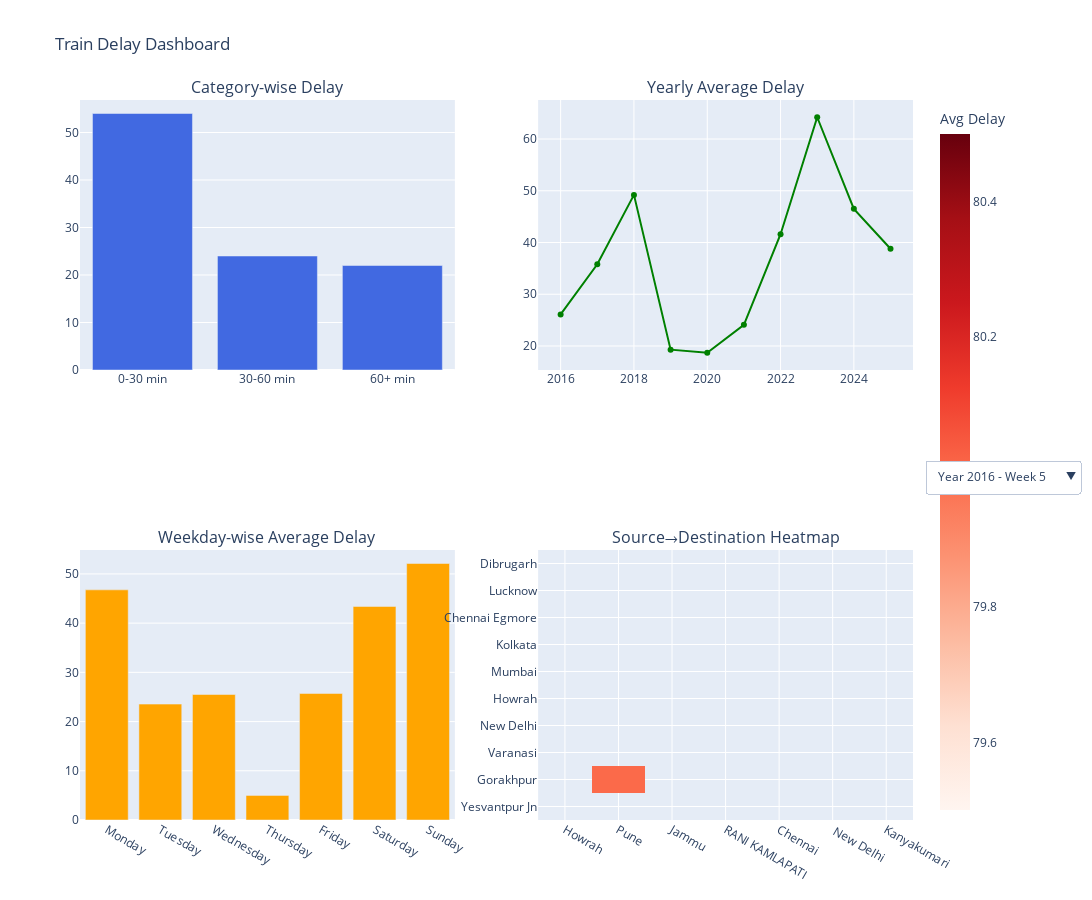

The cell this chart's notebook holds for it:
### Code cell
import pandas as pd
import plotly.graph_objects as go
import plotly.express as px
from plotly.subplots import make_subplots

# -----------------------------
# 1️⃣ Prepare Data
# -----------------------------
df['Date'] = pd.to_datetime(df['Date'])
df['Year'] = df['Date'].dt.year
df['Week'] = df['Date'].dt.isocalendar().week
df['Weekday'] = df['Date'].dt.day_name()

# Delay Categories
bins = [0, 30, 60, df['Calc_delay_min'].max()+1]
labels = ['0-30 min', '30-60 min', '60+ min']
df['Delay_category'] = pd.cut(df['Calc_delay_min'], bins=bins, labels=labels, right=False)

# Top 10 Sources & Destinations overall
top_sources = df.groupby('Source')['Calc_delay_min'].mean().sort_values(ascending=False).head(10).index
top_destinations = df.groupby('Destination')['Calc_delay_min'].mean().sort_values(ascending=False).head(10).index
df_filtered = df[df['Source'].isin(top_sources) & df['Destination'].isin(top_destinations)]

# -----------------------------
# 2️⃣ Prepare Subplots (2x2)
# -----------------------------
fig = make_subplots(
    rows=2, cols=2,
    subplot_titles=("Category-wise Delay", "Yearly Average Delay", "Weekday-wise Average Delay", "Source→Destination Heatmap"),
    specs=[[{"type": "bar"}, {"type": "scatter"}],
           [{"type": "bar"}, {"type": "heatmap"}]]
)

# -----------------------------
# 3️⃣ Category-wise Delay
# -----------------------------
cat_counts = df['Delay_category'].value_counts().sort_index()
fig.add_trace(go.Bar(x=cat_counts.index, y=cat_counts.values, marker_color='royalblue'), row=1, col=1)

# -----------------------------
# 4️⃣ Yearly Trend
# -----------------------------
year_avg = df.groupby('Year')['Calc_delay_min'].mean()
fig.add_trace(go.Scatter(x=year_avg.index, y=year_avg.values, mode='lines+markers', line=dict(color='green')), row=1, col=2)

# -----------------------------
# 5️⃣ Weekday Trend
# -----------------------------
weekday_avg = df.groupby('Weekday')['Calc_delay_min'].mean().reindex(['Monday','Tuesday','Wednesday','Thursday','Friday','Saturday','Sunday'])
fig.add_trace(go.Bar(x=weekday_avg.index, y=weekday_avg.values, marker_color='orange'), row=2, col=1)

# -----------------------------
# 6️⃣ Source→Destination Heatmap (First Year-Week)
# -----------------------------
year_week_combos = sorted(df_filtered[['Year','Week']].drop_duplicates().values.tolist())
first_year, first_week = year_week_combos[0]

pivot = df_filtered[(df_filtered['Year']==first_year) & (df_filtered['Week']==first_week)].pivot_table(
    values='Calc_delay_min', index='Source', columns='Destination', aggfunc='mean'
).reindex(index=top_sources, columns=top_destinations)

heatmap = go.Heatmap(z=pivot.values, x=pivot.columns, y=pivot.index, colorscale='Reds', colorbar=dict(title="Avg Delay"))
fig.add_trace(heatmap, row=2, col=2)

# -----------------------------
# 7️⃣ Update Layout
# -----------------------------
fig.update_layout(height=900, width=1200, showlegend=False, title_text="Train Delay Dashboard")

# -----------------------------
# 8️⃣ Year-Week Dropdown for Heatmap
# -----------------------------
heatmap_buttons = []
for i, (year, week) in enumerate(year_week_combos):
    pivot = df_filtered[(df_filtered['Year']==year) & (df_filtered['Week']==week)].pivot_table(
        values='Calc_delay_min', index='Source', columns='Destination', aggfunc='mean'
    ).reindex(index=top_sources, columns=top_destinations)
    
    heatmap_buttons.append(dict(
        label=f"Year {year} - Week {week}",
        method="restyle",
        args=[{"z": [pivot.values]}, [3]],  # Heatmap trace index = 3 (4th trace)
    ))

fig.update_layout(
    updatemenus=[dict(active=0, buttons=heatmap_buttons, x=1.2, y=0.5)]
)

fig.show()

### Figure 1 — Plotly figure (JSON) as saved in the notebook; plotly's stock layout.template omitted (floating-point values rounded to 4 significant figures)
{"data": [{"marker": {"color": "royalblue"}, "type": "bar", "x": ["0-30 min", "30-60 min", "60+ min"], "xaxis": "x", "y": [54, 24, 22], "yaxis": "y"}, {"line": {"color": "green"}, "mode": "lines+markers", "type": "scatter", "x": [2016, 2017, 2018, 2019, 2020, 2021, 2022, 2023, 2024, 2025], "xaxis": "x2", "y": [26.1, 35.8, 49.2, 19.3, 18.7, 24.1, 41.6, 64.2, 46.5, 38.8], "yaxis": "y2"}, {"marker": {"color": "orange"}, "type": "bar", "x": ["Monday", "Tuesday", "Wednesday", "Thursday", "Friday", "Saturday", "Sunday"], "xaxis": "x3", "y": [46.76, 23.55, 25.5, 5.0, 25.71, 43.38, 52.12], "yaxis": "y3"}, {"colorbar": {"title": {"text": "Avg Delay"}}, "colorscale": [[0, "rgb(255,245,240)"], [0.125, "rgb(254,224,210)"], [0.25, "rgb(252,187,161)"], [0.375, "rgb(252,146,114)"], [0.5, "rgb(251,106,74)"], [0.625, "rgb(239,59,44)"], [0.75, "rgb(203,24,29)"], [0.875, "rgb(165,15,21)"], [1, "rgb(103,0,13)"]], "type": "heatmap", "x": ["Howrah", "Pune", "Jammu", "RANI KAMLAPATI ", "Chennai ", " New Delhi", "Kanyakumari"], "xaxis": "x4", "y": ["Yesvantpur Jn", "Gorakhpur", "Varanasi", " New Delhi", "Howrah", "Mumbai", " Kolkata", "Chennai Egmore", "Lucknow", "Dibrugarh"], "yaxis": "y4", "z": [[NaN, NaN, NaN, NaN, NaN, NaN, NaN], [NaN, 80.0, NaN, NaN, NaN, NaN, NaN], [NaN, NaN, NaN, NaN, NaN, NaN, NaN], [NaN, NaN, NaN, NaN, NaN, NaN, NaN], [NaN, NaN, NaN, NaN, NaN, NaN, NaN], [NaN, NaN, NaN, NaN, NaN, NaN, NaN], [NaN, NaN, NaN, NaN, NaN, NaN, NaN], [NaN, NaN, NaN, NaN, NaN, NaN, NaN], [NaN, NaN, NaN, NaN, NaN, NaN, NaN], [NaN, NaN, NaN, NaN, NaN, NaN, NaN]]}], "layout": {"annotations": [{"font": {"size": 16}, "showarrow": false, "text": "Category-wise Delay", "x": 0.225, "xanchor": "center", "xref": "paper", "y": 1, "yanchor": "bottom", "yref": "paper"}, {"font": {"size": 16}, "showarrow": false, "text": "Yearly Average Delay", "x": 0.775, "xanchor": "center", "xref": "paper", "y": 1, "yanchor": "bottom", "yref": "paper"}, {"font": {"size": 16}, "showarrow": false, "text": "Weekday-wise Average Delay", "x": 0.225, "xanchor": "center", "xref": "paper", "y": 0.375, "yanchor": "bottom", "yref": "paper"}, {"font": {"size": 16}, "showarrow": false, "text": "Source→Destination Heatmap", "x": 0.775, "xanchor": "center", "xref": "paper", "y": 0.375, "yanchor": "bottom", "yref": "paper"}], "height": 900, "showlegend": false, "title": {"text": "Train Delay Dashboard"}, "updatemenus": [{"active": 0, "buttons": [{"args": [{"z": [[[null, null, null, null, null, null, null], [null, 80, null, null, null, null, null], [null, null, null, null, null, null, null], [null, null, null, null, null, null, null], [null, null, null, null, null, null, null], [null, null, null, null, null, null, null], [null, null, null, null, null, null, null], [null, null, null, null, null, null, null], [null, null, null, null, null, null, null], [null, null, null, null, null, null, null]]]}, [3]], "label": "Year 2016 - Week 5", "method": "restyle"}, {"args": [{"z": [[[30, null, null, null, null, null, null], [null, null, null, null, null, null, null], [null, null, 75, null, null, null, null], [null, null, null, 10, null, null, null], [null, null, null, null, null, 20, null], [null, null, null, null, 20, null, null], [null, null, null, null, null, 20, null], [null, null, null, null, null, null, 0], [null, null, null, null, null, 1, null], [null, null, null, null, null, null, 5]]]}, [3]], "label": "Year 2016 - Week 53", "method": "restyle"}, {"args": [{"z": [[[null, null, null, null, null, null, null], [null, 45, null, null, null, null, null], [null, null, null, null, null, null, null], [null, null, null, null, null, null, null], [null, null, null, null, null, null, null], [null, null, null, null, null, null, null], [null, null, null, null, null, null, null], [null, null, null, null, null, null, null], [null, null, null, null, null, null, null], [null, null, null, null, null, null, null]]]}, [3]], "label": "Year 2017 - Week 26", "method": "restyle"}, {"args": [{"z": [[[9, null, null, null, null, null, null], [null, null, null, null, null, null, null], [null, null, 20, null, null, null, null], [null, null, null, 70, null, null, null], [null, null, null, null, null, 40, null], [null, null, null, null, 45, null, null], [null, null, null, null, null, 60, null], [null, null, null, null, null, null, 20], [null, null, null, null, null, 14, null], [null, null, null, null, null, null, 35]]]}, [3]], "label": "Year 2017 - Week 52", "method": "restyle"}, {"args": [{"z": [[[14, null, null, null, null, null, null], [null, null, null, null, null, null, null], [null, null, 90, null, null, null, null], [null, null, null, 130, null, null, null], [null, null, null, null, null, 70, null], [null, null, null, null, 10, null, null], [null, null, null, null, null, 5, null], [null, null, null, null, null, null, 40], [null, null, null, null, null, 45, null], [null, null, null, null, null, null, 58]]]}, [3]], "label": "Year 2018 - Week 1", "method": "restyle"}, {"args": [{"z": [[[null, null, null, null, null, null, null], [null, 30, null, null, null, null, null], [null, null, null, null, null, null, null], [null, null, null, null, null, null, null], [null, null, null, null, null, null, null], [null, null, null, null, null, null, null], [null, null, null, null, null, null, null], [null, null, null, null, null, null, null], [null, null, null, null, null, null, null], [null, null, null, null, null, null, null]]]}, [3]], "label": "Year 2018 - Week 22", "method": "restyle"}, {"args": [{"z": [[[20, null, null, null, null, null, null], [null, null, null, null, null, null, null], [null, null, 10, null, null, null, null], [null, null, null, 25, null, null, null], [null, null, null, null, null, 5, null], [null, null, null, null, 25, null, null], [null, null, null, null, null, 10, null], [null, null, null, null, null, null, 3], [null, null, null, null, null, 70, null], [null, null, null, null, null, null, 15]]]}, [3]], "label": "Year 2019 - Week 1", "method": "restyle"}, {"args": [{"z": [[[null, null, null, null, null, null, null], [null, 10, null, null, null, null, null], [null, null, null, null, null, null, null], [null, null, null, null, null, null, null], [null, null, null, null, null, null, null], [null, null, null, null, null, null, null], [null, null, null, null, null, null, null], [null, null, null, null, null, null, null], [null, null, null, null, null, null, null], [null, null, null, null, null, null, null]]]}, [3]], "label": "Year 2019 - Week 18", "method": "restyle"}, {"args": [{"z": [[[1, null, null, null, null, null, null], [null, null, null, null, null, null, null], [null, null, 30, null, null, null, null], [null, null, null, 5, null, null, null], [null, null, null, null, null, 30, null], [null, null, null, null, 50, null, null], [null, null, null, null, null, 20, null], [null, null, null, null, null, null, 5], [null, null, null, null, null, 5, null], [null, null, null, null, null, null, 21]]]}, [3]], "label": "Year 2020 - Week 1", "method": "restyle"}, {"args": [{"z": [[[null, null, null, null, null, null, null], [null, 20, null, null, null, null, null], [null, null, null, null, null, null, null], [null, null, null, null, null, null, null], [null, null, null, null, null, null, null], [null, null, null, null, null, null, null], [null, null, null, null, null, null, null], [null, null, null, null, null, null, null], [null, null, null, null, null, null, null], [null, null, null, null, null, null, null]]]}, [3]], "label": "Year 2020 - Week 14", "method": "restyle"}, {"args": [{"z": [[[null, null, null, null, null, null, null], [null, 10, null, null, null, null, null], [null, null, null, null, null, null, null], [null, null, null, null, null, null, null], [null, null, null, null, null, null, null], [null, null, null, null, null, null, null], [null, null, null, null, null, null, null], [null, null, null, null, null, null, null], [null, null, null, null, null, null, null], [null, null, null, null, null, null, 0]]]}, [3]], "label": "Year 2021 - Week 5", "method": "restyle"}, {"args": [{"z": [[[null, null, null, null, null, null, null], [null, null, null, null, null, null, null], [null, null, 5, null, null, null, null], [null, null, null, null, null, null, null], [null, null, null, null, null, null, null], [null, null, null, null, null, null, null], [null, null, null, null, null, null, null], [null, null, null, null, null, null, null], [null, null, null, null, null, null, null], [null, null, null, null, null, null, null]]]}, [3]], "label": "Year 2021 - Week 26", "method": "restyle"}, {"args": [{"z": [[[0, null, null, null, null, null, null], [null, null, null, null, null, null, null], [null, null, null, null, null, null, null], [null, null, null, 45, null, null, null], [null, null, null, null, null, 50, null], [null, null, null, null, 30, null, null], [null, null, null, null, null, 23, null], [null, null, null, null, null, null, 55], [null, null, null, null, null, 23, null], [null, null, null, null, null, null, null]]]}, [3]], "label": "Year 2021 - Week 53", "method": "restyle"}, {"args": [{"z": [[[null, null, null, null, null, null, null], [null, null, null, null, null, null, null], [null, null, null, null, null, null, null], [null, null, null, null, null, null, null], [null, null, null, null, null, null, null], [null, null, null, null, null, null, null], [null, null, null, null, null, null, null], [null, null, null, null, null, null, null], [null, null, null, null, null, null, null], [null, null, null, null, null, null, 1]]]}, [3]], "label": "Year 2022 - Week 9", "method": "restyle"}, {"args": [{"z": [[[20, null, null, null, null, null, null], [null, 120, null, null, null, null, null], [null, null, 40, null, null, null, null], [null, null, null, 15, null, null, null], [null, null, null, null, null, 75, null], [null, null, null, null, 75, null, null], [null, null, null, null, null, 11, null], [null, null, null, null, null, null, 45], [null, null, null, null, null, 14, null], [null, null, null, null, null, null, null]]]}, [3]], "label": "Year 2022 - Week 52", "method": "restyle"}, {"args": [{"z": [[[null, null, null, null, null, null, null], [null, null, null, null, null, null, null], [null, null, null, null, null, null, null], [null, null, null, null, null, null, null], [null, null, null, null, null, null, null], [null, null, null, null, null, null, null], [null, null, null, null, null, null, null], [null, null, null, null, null, null, null], [null, null, null, null, null, null, null], [null, null, null, null, null, null, 9]]]}, [3]], "label": "Year 2023 - Week 13", "method": "restyle"}, {"args": [{"z": [[[null, null, null, null, null, null, null], [null, 60, null, null, null, null, null], [null, null, null, null, null, null, null], [null, null, null, null, null, null, null], [null, null, null, null, null, null, null], [null, null, null, null, null, null, null], [null, null, null, null, null, null, null], [null, null, null, null, null, null, null], [null, null, null, null, null, null, null], [null, null, null, null, null, null, null]]]}, [3]], "label": "Year 2023 - Week 26", "method": "restyle"}, {"args": [{"z": [[[244, null, null, null, null, null, null], [null, null, null, null, null, null, null], [null, null, 90, null, null, null, null], [null, null, null, 60, null, null, null], [null, null, null, null, null, 10, null], [null, null, null, null, 75, null, null], [null, null, null, null, null, 0, null], [null, null, null, null, null, null, 65], [null, null, null, null, null, 29, null], [null, null, null, null, null, null, null]]]}, [3]], "label": "Year 2023 - Week 52", "method": "restyle"}, {"args": [{"z": [[[188, null, null, null, null, null, null], [null, null, null, null, null, null, null], [null, null, 15, null, null, null, null], [null, null, null, 20, null, null, null], [null, null, null, null, null, 60, null], [null, null, null, null, 5, null, null], [null, null, null, null, null, 100, null], [null, null, null, null, null, null, 0], [null, null, null, null, null, 20, null], [null, null, null, null, null, null, 22]]]}, [3]], "label": "Year 2024 - Week 1", "method": "restyle"}, {"args": [{"z": [[[null, null, null, null, null, null, null], [null, 35, null, null, null, null, null], [null, null, null, null, null, null, null], [null, null, null, null, null, null, null], [null, null, null, null, null, null, null], [null, null, null, null, null, null, null], [null, null, null, null, null, null, null], [null, null, null, null, null, null, null], [null, null, null, null, null, null, null], [null, null, null, null, null, null, null]]]}, [3]], "label": "Year 2024 - Week 22", "method": "restyle"}, {"args": [{"z": [[[60, null, null, null, null, null, null], [null, null, null, null, null, null, null], [null, null, 50, null, null, null, null], [null, null, null, 9, null, null, null], [null, null, null, null, null, 25, null], [null, null, null, null, 40, null, null], [null, null, null, null, null, 25, null], [null, null, null, null, null, null, 39], [null, null, null, null, null, 34, null], [null, null, null, null, null, null, 31]]]}, [3]], "label": "Year 2025 - Week 1", "method": "restyle"}, {"args": [{"z": [[[null, null, null, null, null, null, null], [null, 75, null, null, null, null, null], [null, null, null, null, null, null, null], [null, null, null, null, null, null, null], [null, null, null, null, null, null, null], [null, null, null, null, null, null, null], [null, null, null, null, null, null, null], [null, null, null, null, null, null, null], [null, null, null, null, null, null, null], [null, null, null, null, null, null, null]]]}, [3]], "label": "Year 2025 - Week 14", "method": "restyle"}], "x": 1.2, "y": 0.5}], "width": 1200, "xaxis": {"anchor": "y", "domain": [0, 0.45]}, "xaxis2": {"anchor": "y2", "domain": [0.55, 1]}, "xaxis3": {"anchor": "y3", "domain": [0, 0.45]}, "xaxis4": {"anchor": "y4", "domain": [0.55, 1]}, "yaxis": {"anchor": "x", "domain": [0.625, 1]}, "yaxis2": {"anchor": "x2", "domain": [0.625, 1]}, "yaxis3": {"anchor": "x3", "domain": [0, 0.375]}, "yaxis4": {"anchor": "x4", "domain": [0, 0.375]}}}
